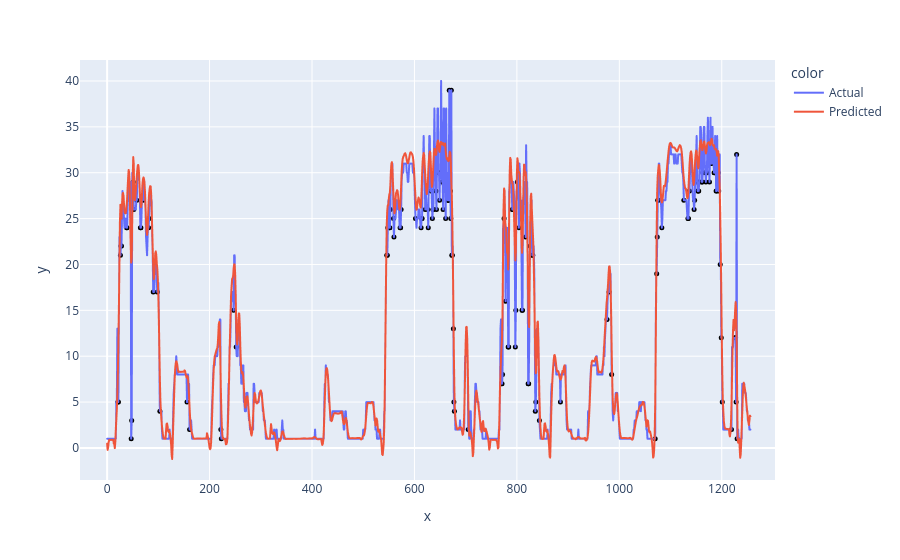

Write notebook code for a chart like this one.
### Code cell
display_prediction(original_inputs, original_preds, 4, lower_limit, upper_limit, anomaly)

### Figure 1 — Plotly figure (JSON) as saved in the notebook; plotly's stock layout.template omitted (floating-point values rounded to 4 significant figures; data arrays with more than 128 entries replaced by an {"elided": "..."} marker saying what was removed)
{"data": [{"hovertemplate": "color=Actual<br>x=%{x}<br>y=%{y}<extra></extra>", "legendgroup": "Actual", "line": {"color": "#636efa", "dash": "solid"}, "marker": {"symbol": "circle"}, "mode": "lines", "name": "Actual", "showlegend": true, "type": "scattergl", "x": {"elided": "1257 int values"}, "xaxis": "x", "y": {"elided": "1257 float values"}, "yaxis": "y"}, {"hovertemplate": "color=Predicted<br>x=%{x}<br>y=%{y}<extra></extra>", "legendgroup": "Predicted", "line": {"color": "#EF553B", "dash": "solid"}, "marker": {"symbol": "circle"}, "mode": "lines", "name": "Predicted", "showlegend": true, "type": "scattergl", "x": {"elided": "1257 int values"}, "xaxis": "x", "y": {"elided": "1257 float values"}, "yaxis": "y"}, {"hovertemplate": "x=%{x}<br>y=%{y}<extra></extra>", "legendgroup": "", "marker": {"color": "black", "size": 5, "symbol": "circle"}, "mode": "markers", "name": "", "orientation": "v", "showlegend": false, "type": "scatter", "x": {"elided": "147 int values"}, "xaxis": "x", "y": {"elided": "147 float values"}, "yaxis": "y"}], "layout": {"legend": {"title": {"text": "color"}, "tracegroupgap": 0}, "margin": {"t": 60}, "xaxis": {"anchor": "y", "domain": [0, 1], "title": {"text": "x"}}, "yaxis": {"anchor": "x", "domain": [0, 1], "title": {"text": "y"}}}}
